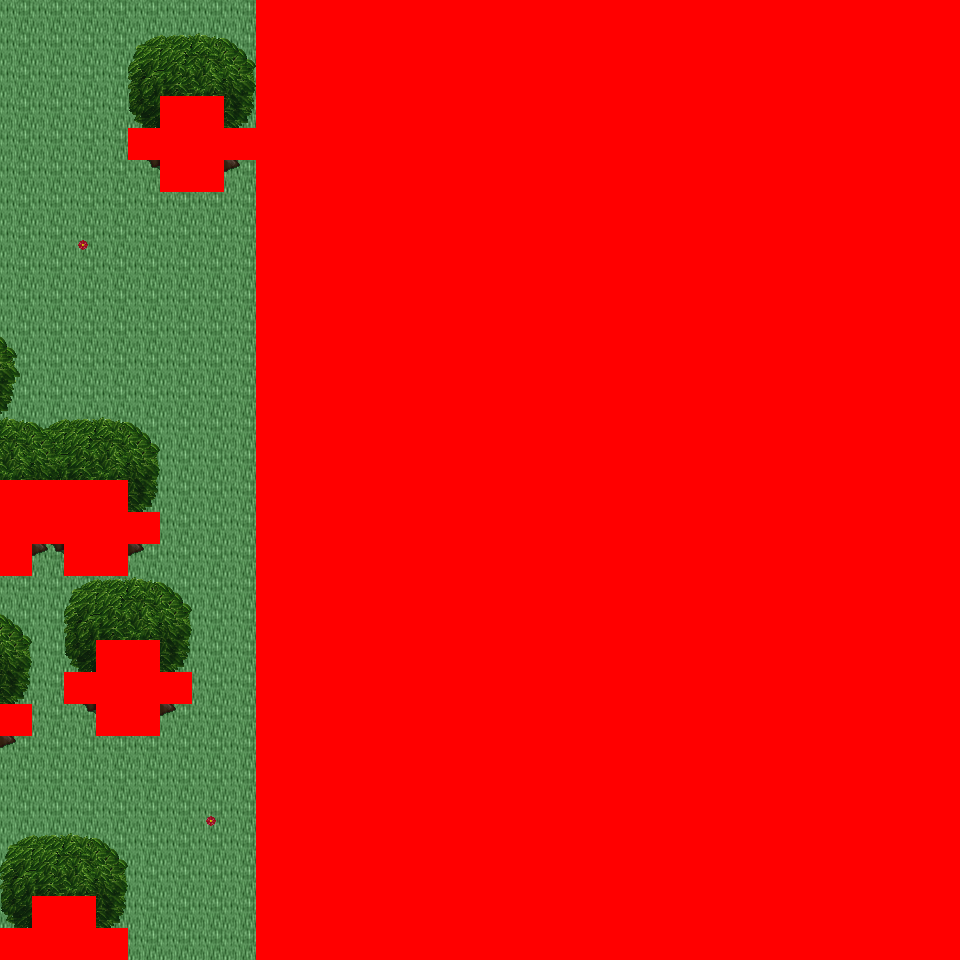

Tiled map render using the project's own tile images. Description and the map definition, with tile-layer contents summarised, below:
An orthogonal 30x30 tile map with 32x32 px tiles, 6 tile layers (Ground, Object, Object2, Above, ...), 38 tilesets and 5 objects (5x mapchange).

<map version="1.0" orientation="orthogonal" renderorder="right-down" width="30" height="30" tilewidth="32" tileheight="32" nextobjectid="6">
  <tileset firstgid="1" name="tileset_logic_collision" tilewidth="32" tileheight="32" tilecount="1" columns="1">
    <image source="../drawable/tileset_logic_collision.png" width="32" height="32" />
  </tileset>
  <tileset firstgid="2" name="tileset_building_decoration_orbpedestal" tilewidth="32" tileheight="32" tilecount="2" columns="1">
    <image source="../drawable/tileset_building_decoration_orbpedestal.png" width="32" height="64" />
  </tileset>
  <tileset firstgid="4" name="tileset_building_decoration_block" tilewidth="32" tileheight="32" tilecount="2" columns="2">
    <image source="../drawable/tileset_building_decoration_block.png" width="64" height="32" />
  </tileset>
  <tileset firstgid="6" name="tileset_building_decoration_chimney" tilewidth="32" tileheight="32" tilecount="2" columns="1">
    <image source="../drawable/tileset_building_decoration_chimney.png" width="32" height="64" />
  </tileset>
  <tileset firstgid="8" name="tileset_building_fence_fence_chunky" tilewidth="32" tileheight="32" tilecount="21" columns="3">
    <image source="../drawable/tileset_building_fence_fence_chunky.png" width="96" height="224" />
  </tileset>
  <tileset firstgid="29" name="tileset_ground_cobbled_paving" tilewidth="32" tileheight="32" tilecount="1" columns="1">
    <image source="../drawable/tileset_ground_cobbled_paving.png" width="32" height="32" />
  </tileset>
  <tileset firstgid="30" name="tileset_ground_gravel" tilewidth="32" tileheight="32" tilecount="1" columns="1">
    <image source="../drawable/tileset_ground_gravel.png" width="32" height="32" />
  </tileset>
  <tileset firstgid="31" name="tileset_ground_stone_floors" tilewidth="32" tileheight="32" tilecount="6" columns="3">
    <image source="../drawable/tileset_ground_stone_floors.png" width="96" height="64" />
  </tileset>
  <tileset firstgid="37" name="tileset_ground_ground" tilewidth="32" tileheight="32" tilecount="33" columns="3">
    <image source="../drawable/tileset_ground_ground.png" width="96" height="352" />
  </tileset>
  <tileset firstgid="70" name="tileset_plant_bush_hedge" tilewidth="32" tileheight="32" tilecount="35" columns="5">
    <image source="../drawable/tileset_plant_bush_hedge.png" width="160" height="224" />
  </tileset>
  <tileset firstgid="105" name="tileset_plant_bush_various_small" tilewidth="32" tileheight="32" tilecount="9" columns="3">
    <image source="../drawable/tileset_plant_bush_various_small.png" width="96" height="96" />
  </tileset>
  <tileset firstgid="114" name="tileset_plant_flower_daisy_blue" tilewidth="32" tileheight="32" tilecount="8" columns="2">
    <image source="../drawable/tileset_plant_flower_daisy_blue.png" width="64" height="128" />
  </tileset>
  <tileset firstgid="122" name="tileset_plant_flower_daisy_red" tilewidth="32" tileheight="32" tilecount="8" columns="2">
    <image source="../drawable/tileset_plant_flower_daisy_red.png" width="64" height="128" />
  </tileset>
  <tileset firstgid="130" name="tileset_plant_flower_daisy_white" tilewidth="32" tileheight="32" tilecount="8" columns="2">
    <image source="../drawable/tileset_plant_flower_daisy_white.png" width="64" height="128" />
  </tileset>
  <tileset firstgid="138" name="tileset_plant_flower_daisy_yellow" tilewidth="32" tileheight="32" tilecount="8" columns="2">
    <image source="../drawable/tileset_plant_flower_daisy_yellow.png" width="64" height="128" />
  </tileset>
  <tileset firstgid="146" name="tileset_plant_vine_plait" tilewidth="32" tileheight="32" tilecount="9" columns="3">
    <image source="../drawable/tileset_plant_vine_plait.png" width="96" height="96" />
  </tileset>
  <tileset firstgid="155" name="tileset_furniture_light_iron_lamp" tilewidth="32" tileheight="32" tilecount="3" columns="1">
    <image source="../drawable/tileset_furniture_light_iron_lamp.png" width="32" height="96" />
  </tileset>
  <tileset firstgid="158" name="tileset_furniture_light_flames" tilewidth="32" tileheight="32" tilecount="6" columns="6">
    <image source="../drawable/tileset_furniture_light_flames.png" width="192" height="32" />
  </tileset>
  <tileset firstgid="164" name="tileset_ground_grass_corners" tilewidth="32" tileheight="32" tilecount="24" columns="6">
    <image source="../drawable/tileset_ground_grass_corners.png" width="192" height="128" />
  </tileset>
  <tileset firstgid="188" name="tileset_ground_grass_edges" tilewidth="32" tileheight="32" tilecount="36" columns="12">
    <image source="../drawable/tileset_ground_grass_edges.png" width="384" height="96" />
  </tileset>
  <tileset firstgid="224" name="tileset_plant_tree_tree_golden_large" tilewidth="32" tileheight="32" tilecount="24" columns="4">
    <image source="../drawable/tileset_plant_tree_tree_golden_large.png" width="128" height="192" />
  </tileset>
  <tileset firstgid="248" name="tileset_ground_water_dungeon_water" tilewidth="32" tileheight="32" tilecount="30" columns="3">
    <image source="../drawable/tileset_ground_water_dungeon_water.png" width="96" height="320" />
  </tileset>
  <tileset firstgid="278" name="tileset_plant_indoor_pot_plant_1" tilewidth="32" tileheight="32" tilecount="12" columns="6">
    <image source="../drawable/tileset_plant_indoor_pot_plant_1.png" width="192" height="64" />
  </tileset>
  <tileset firstgid="290" name="tileset_item_statue_metal_and_stone" tilewidth="32" tileheight="32" tilecount="6" columns="3">
    <image source="../drawable/tileset_item_statue_metal_and_stone.png" width="96" height="64" />
  </tileset>
  <tileset firstgid="296" name="tileset_item_statue_grey_stone" tilewidth="32" tileheight="32" tilecount="4" columns="2">
    <image source="../drawable/tileset_item_statue_grey_stone.png" width="64" height="64" />
  </tileset>
  <tileset firstgid="300" name="tileset_building_castle" tilewidth="32" tileheight="32" tilecount="320" columns="20">
    <image source="../drawable/tileset_building_castle.png" width="640" height="512" />
  </tileset>
  <tileset firstgid="620" name="tileset_building_church" tilewidth="32" tileheight="32" tilecount="56" columns="8">
    <image source="../drawable/tileset_building_church.png" width="256" height="224" />
  </tileset>
  <tileset firstgid="676" name="tileset_item_pot_pot_golden" tilewidth="32" tileheight="32" tilecount="4" columns="4">
    <image source="../drawable/tileset_item_pot_pot_golden.png" width="128" height="32" />
  </tileset>
  <tileset firstgid="680" name="tileset_furniture_table_bench" tilewidth="32" tileheight="32" tilecount="3" columns="3">
    <image source="../drawable/tileset_furniture_table_bench.png" width="96" height="32" />
  </tileset>
  <tileset firstgid="683" name="tileset_item_statue_green_stone" tilewidth="32" tileheight="32" tilecount="12" columns="4">
    <image source="../drawable/tileset_item_statue_green_stone.png" width="128" height="96" />
  </tileset>
  <tileset firstgid="695" name="tileset_item_statue_green_stone_2" tilewidth="32" tileheight="32" tilecount="6" columns="2">
    <image source="../drawable/tileset_item_statue_green_stone_2.png" width="64" height="96" />
  </tileset>
  <tileset firstgid="701" name="tileset_plant_bush_hosta" tilewidth="32" tileheight="32" tilecount="9" columns="3">
    <image source="../drawable/tileset_plant_bush_hosta.png" width="96" height="96" />
  </tileset>
  <tileset firstgid="710" name="tileset_plant_tree_tree_green" tilewidth="32" tileheight="32" tilecount="88" columns="8">
    <image source="../drawable/tileset_plant_tree_tree_green.png" width="256" height="352" />
  </tileset>
  <tileset firstgid="798" name="tileset_item_banners_flag" tilewidth="32" tileheight="32" tilecount="12" columns="3">
    <image source="../drawable/tileset_item_banners_flag.png" width="96" height="128" />
  </tileset>
  <tileset firstgid="810" name="tileset_furniture_table_long_front_on" tilewidth="32" tileheight="32" tilecount="3" columns="1">
    <image source="../drawable/tileset_furniture_table_long_front_on.png" width="32" height="96" />
  </tileset>
  <tileset firstgid="813" name="tileset_item_flagpole" tilewidth="32" tileheight="32" tilecount="3" columns="1">
    <image source="../drawable/tileset_item_flagpole.png" width="32" height="96" />
  </tileset>
  <tileset firstgid="816" name="tileset_plant_tree_spruce" tilewidth="32" tileheight="32" tilecount="6" columns="2">
    <image source="../drawable/tileset_plant_tree_spruce.png" width="64" height="96" />
  </tileset>
  <tileset firstgid="822" name="tileset_plant_stump_stump_brown" tilewidth="32" tileheight="32" tilecount="4" columns="2">
    <image source="../drawable/tileset_plant_stump_stump_brown.png" width="64" height="64" />
  </tileset>
  <layer name="Ground" width="30" height="30">
    <data>[900 cells, 900 non-empty, 1 distinct tile ids]</data>
  </layer>
  <layer name="Object" width="30" height="30">
    <data>[900 cells, 156 non-empty, 22 distinct tile ids]</data>
  </layer>
  <layer name="Object2" width="30" height="30">
    <data>[900 cells, 0 non-empty, 0 distinct tile ids]</data>
  </layer>
  <layer name="Above" width="30" height="30">
    <data>[900 cells, 340 non-empty, 24 distinct tile ids]</data>
  </layer>
  <layer name="Above2" width="30" height="30">
    <data>[900 cells, 13 non-empty, 13 distinct tile ids]</data>
  </layer>
  <layer name="Walkable" width="30" height="30">
    <data>[900 cells, 695 non-empty, 1 distinct tile ids]</data>
  </layer>
  <objectgroup name="MapEvents">
    <object id="1" name="north" type="mapchange" x="0" y="0" width="256" height="32">
      <properties>
        <property name="map" value="0_ados_mountain_n2_w2_x3_y0" />
        <property name="place" value="south" />
      </properties>
    </object>
    <object id="2" name="south" type="mapchange" x="128" y="928" width="128" height="32">
      <properties>
        <property name="map" value="0_ados_mountain_n2_w2_x3_y2" />
        <property name="place" value="north" />
      </properties>
    </object>
    <object id="3" name="west" type="mapchange" x="0" y="0" width="32" height="480">
      <properties>
        <property name="map" value="0_ados_mountain_n2_w2_x2_y1" />
        <property name="place" value="east" />
      </properties>
    </object>
    <object id="4" name="west2" type="mapchange" x="0" y="576" width="32" height="128">
      <properties>
        <property name="map" value="0_ados_mountain_n2_w2_x2_y1" />
        <property name="place" value="east2" />
      </properties>
    </object>
    <object id="5" name="west3" type="mapchange" x="0" y="736" width="32" height="192">
      <properties>
        <property name="map" value="0_ados_mountain_n2_w2_x2_y1" />
        <property name="place" value="east3" />
      </properties>
    </object>
  </objectgroup>
</map>
